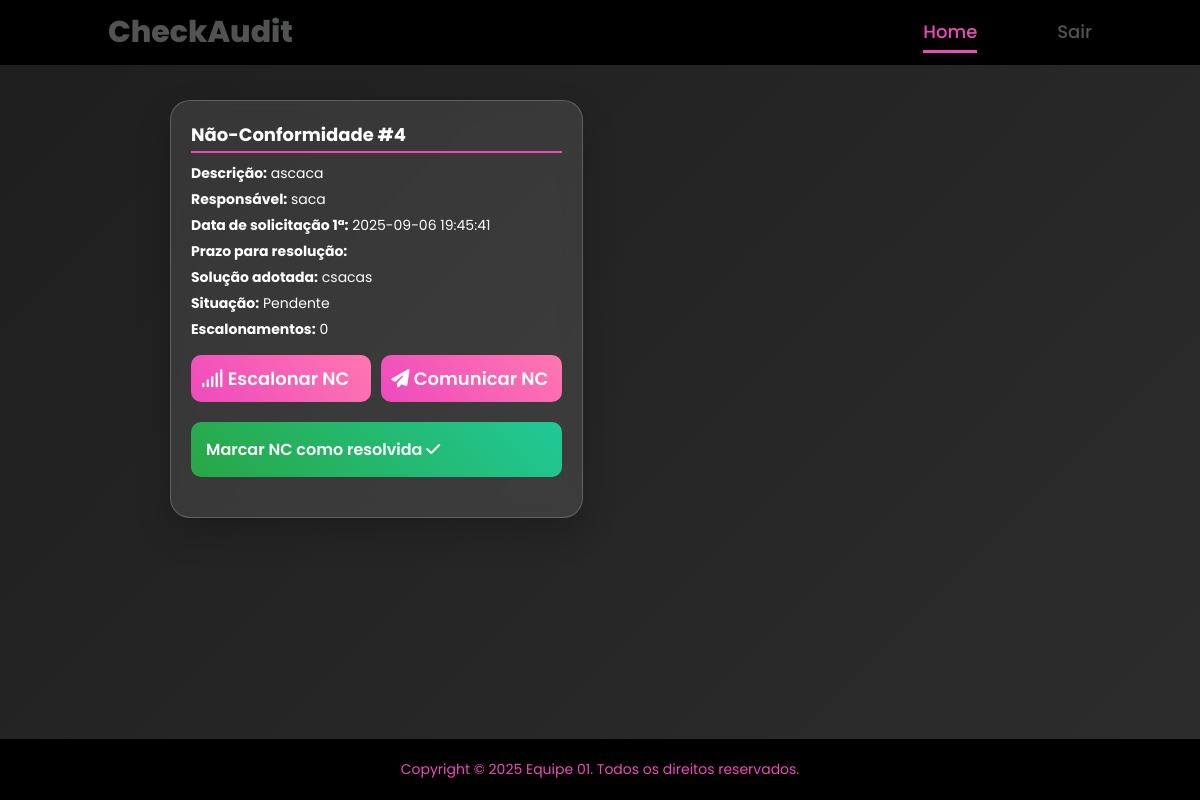
Page /pages/ncs.php?id_auditoria=2 on the earlier database version.
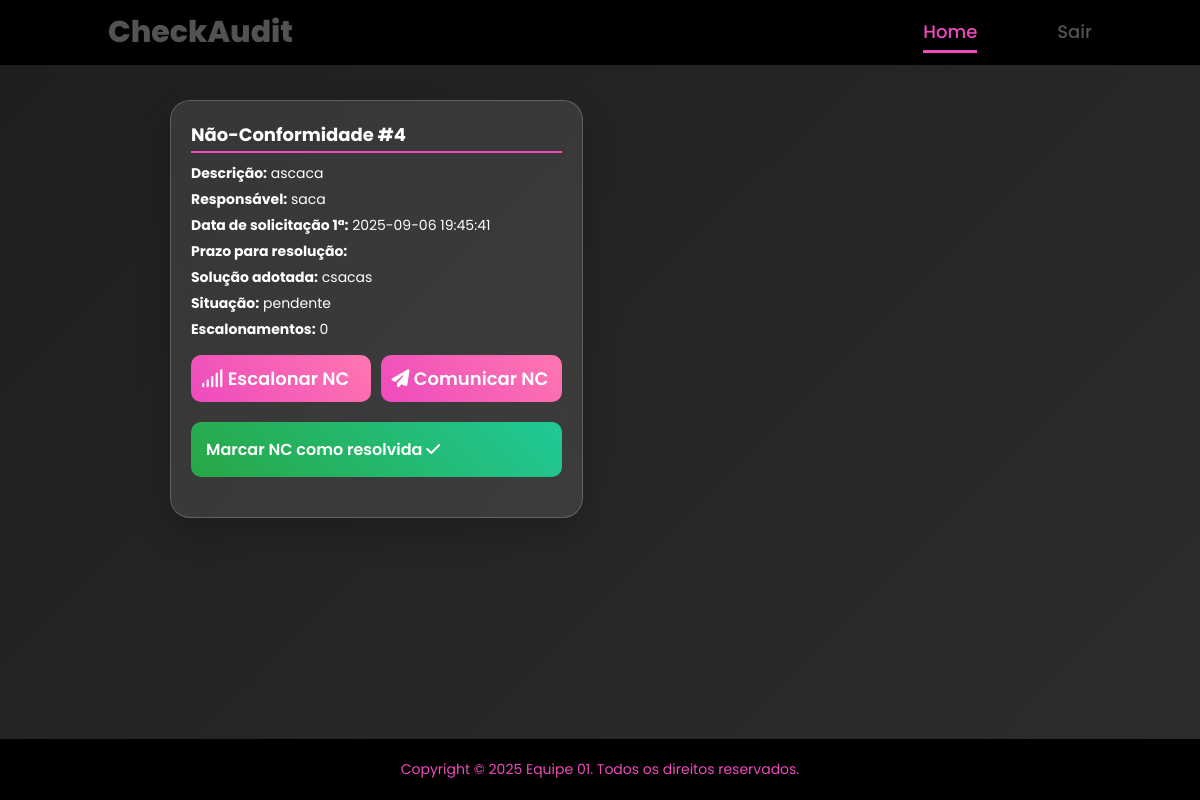
Same page on the later database version.
### tables this page shows
CREATE TABLE `checklist` (
  `id` int(11) NOT NULL AUTO_INCREMENT,
  `id_auditoria` int(11) NOT NULL,
  `pergunta` varchar(255) NOT NULL,
  `resultado` varchar(10) DEFAULT 'N/A',
  `responsavel` varchar(100) DEFAULT NULL,
  `observacoes` text DEFAULT NULL,
  `created_at` timestamp NOT NULL DEFAULT current_timestamp(),
  `classificacao_nc` varchar(50) DEFAULT '',
  `acao_corretiva` text DEFAULT '',
  `situacao_nc` varchar(50) DEFAULT 'Pendente',
  `escalonamento` int(11) DEFAULT NULL,
  `prazo_resolucao` int(11) DEFAULT NULL,
  PRIMARY KEY (`id`),
  KEY `id_auditoria` (`id_auditoria`),
  CONSTRAINT `fk_checklist_auditoria` FOREIGN KEY (`id_auditoria`) REFERENCES `auditoria` (`id_auditoria`) ON DELETE CASCADE
);

### php/functions.php (called while the page is built, shortened)
<?php
function buscarNaoConformidadesIdChecklist($conn, $id_auditoria){
    $resultado = "NC";
    $stmt = $conn->prepare("SELECT * FROM checklist WHERE id_auditoria = ? AND resultado = ?");
    $stmt->bind_param("is", $id_auditoria, $resultado);
    $stmt->execute();
    $result = $stmt->get_result();
    $ncs = [];
    while($row = $result->fetch_assoc()){
        $ncs[] = $row;
    }
    return $ncs;
}
?>

### pages/ncs.php (the view, shortened to what this page needs)
<!DOCTYPE html>
<html lang="en">
<head>
    <link rel="stylesheet" href="https://cdnjs.cloudflare.com/ajax/libs/font-awesome/6.5.2/css/all.min.css">
    <link rel="stylesheet" href="../assets/css/styles.css">
    <link rel="stylesheet" href="../assets/css/form.css">
    <link rel="stylesheet" href="../assets/css/home.css">
    <link rel="stylesheet" href="../assets/css/auditoria.css">
    <link rel="stylesheet" href="../assets/css/ncs.css">
</head>
<body>
<?php
    include "../includes/header.php";
    include "../php/functions.php";
    include "../config/conexao.php";
    $id_auditoria = $_GET['id_auditoria'];
    $ncs = buscarNaoConformidadesIdChecklist($conn, $id_auditoria);
?>
<?php include "../includes/header.php";?>
    <main>
    <div class="cards-container">
        <?php
        $ncs = buscarNaoConformidadesIdChecklist($conn, $id_auditoria);
        if(!empty($ncs)){
            foreach($ncs as $nc){
                ?>
                <div class="card-nc">
                    <h3>Não-Conformidade #<?= $nc['id'] ?></h3>
                    <p><strong>Descrição:</strong> <?= htmlspecialchars($nc['observacoes']) ?></p>
                    <p><strong>Responsável:</strong> <?= htmlspecialchars($nc['responsavel']) ?></p>
                    <p><strong>Data de solicitação 1ª:</strong> <?= htmlspecialchars($nc['created_at']) ?></p>
                    <p><strong>Prazo para resolução:</strong> <?= htmlspecialchars($nc['prazo_resolucao']) ?></p>
                    <p><strong>Solução adotada:</strong> <?= htmlspecialchars($nc['acao_corretiva']) ?></p>
                    <p><strong>Situação:</strong> <?= htmlspecialchars($nc['situacao_nc']) ?></p>
                    <p><strong>Escalonamentos:</strong> <?= isset($nc['escalonamento']) ? $nc['escalonamento'] : 0 ?></p>
                    <div class="card-nc-botoes" >
                        <a href="#"
                           class="signup-btn-pink"
                           onclick="abrirModal(<?= $nc['id'] ?>)">
                            <i class="fa-solid fa-signal"></i> Escalonar NC
                        </a>
                        <a href="../php/email_nc.php?id_auditoria=<?=$id_auditoria?>" class="signup-btn-pink" style="text-decoration: none; display: inline-block;">
                            <i class="fa-solid fa-paper-plane" style="color: #ffffff;"></i> Comunicar NC
                        </a>
                    </div>
                    <div>
                        <?php if ($nc['situacao_nc'] !== 'resolvida'): ?>
                            <a href="../php/nc-concluida.php?id_nc=<?= $nc['id'] ?>&id_auditoria=<?= $id_auditoria ?>"
                               class="signup-btn"
                               style="text-decoration: none; display: inline-block;">
                                Marcar NC como resolvida
                                <i class="fa-solid fa-check" style="color: #ffffff;"></i>
                            </a>
                        <?php endif; ?>
                    </div>
                </div>
                <?php
            }
        } else {
            echo "<p style='color:#ccc; text-align:center;'>Nenhuma não-conformidade encontrada para esta auditoria.</p>";
        }
        ?>
    </div>
    </main>
<?php include "../includes/footer.php";?>
</body>
</html>

Differences in the rows shown:
changed checklist "ascaca": situacao_nc "Pendente" → "pendente"
